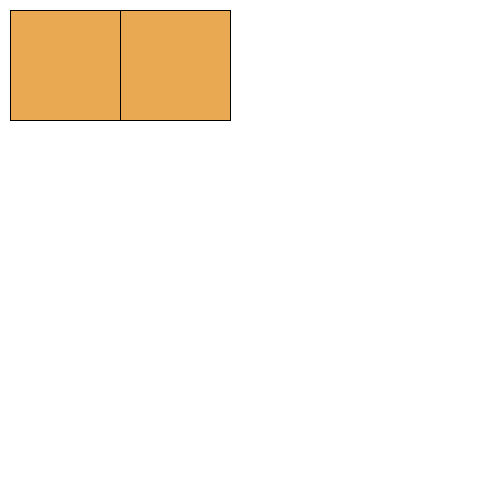
Frame 1 (no input)
Frame 60 (the mouse pressed at the canvas centre just before this capture): identical to frame 1, image omitted
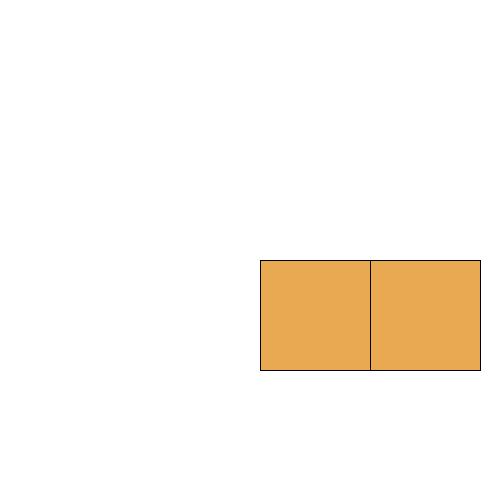
Frame 120 (the mouse held since frame 60 and released just before this capture)

The Processing sketch that drew these frames (run headless with seeded random() and noise(); from frame 60 on, the mouse is pressed at the canvas centre):

// Processing sketch: translasi_multiple_lnk
// ── translasi_multiple_lnk.pde
void setup(){
  size(500,500);
}
void draw() {
  background(255);
  fill(233,168,82);
  translate(mouseX, mouseY);
  rect(10,10,110,110);
  rect(120,10,110,110);
}

//translasi multiple
